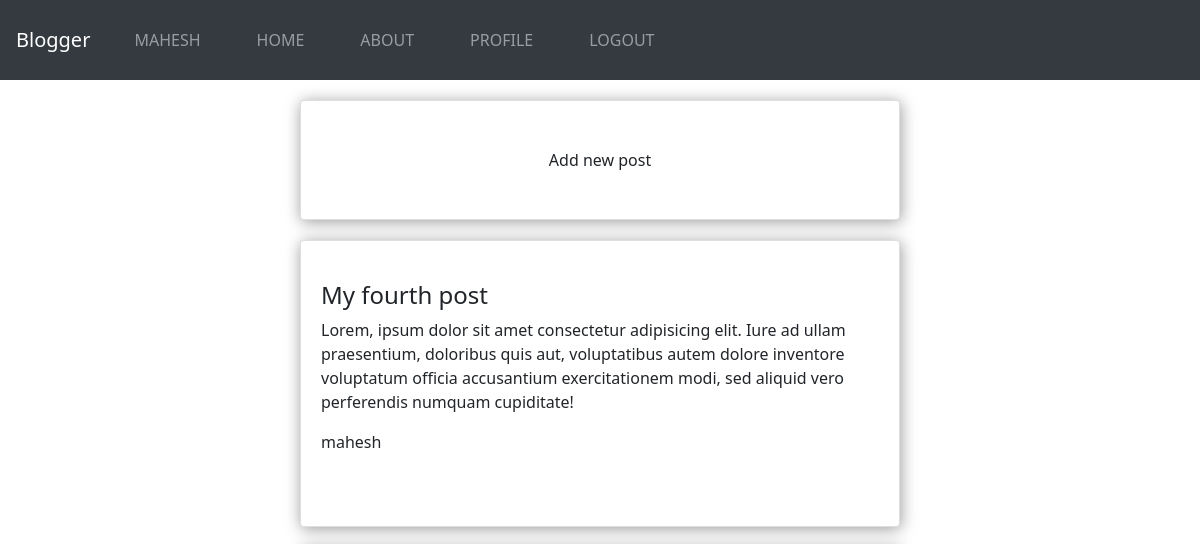
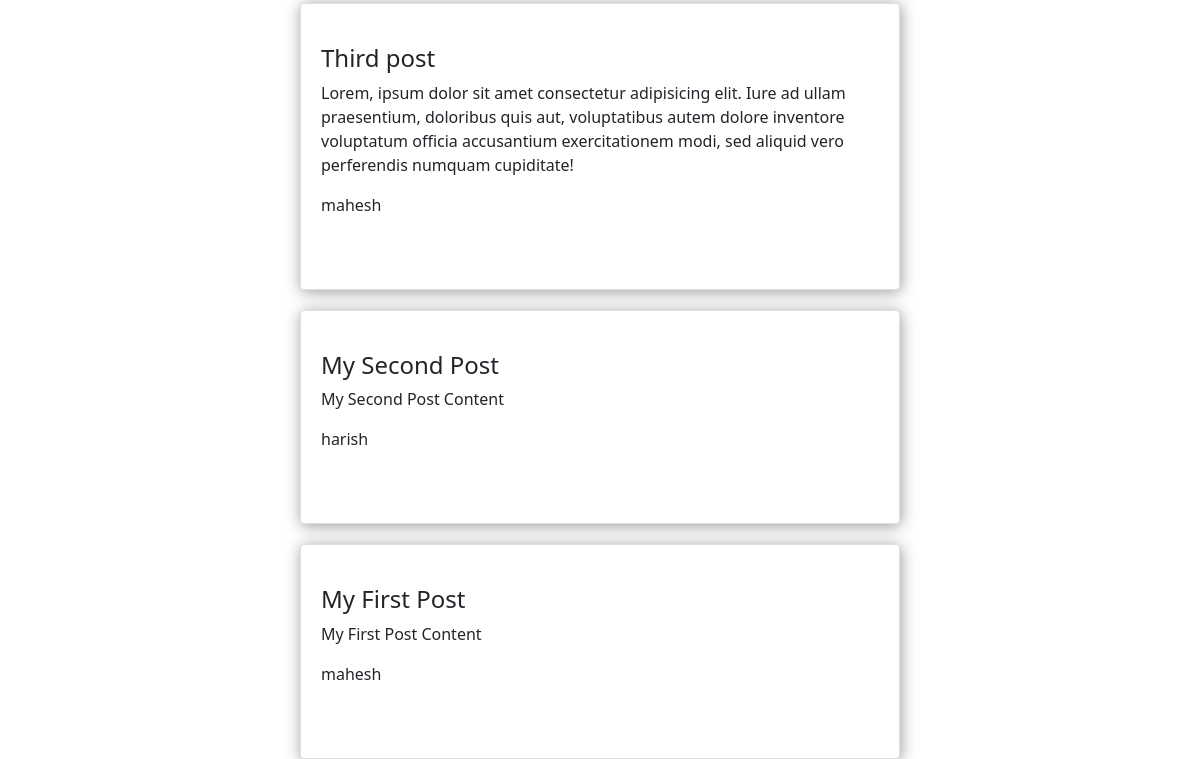
Before: /home/ (signed in) with the older database file (2 pictures, top to bottom).
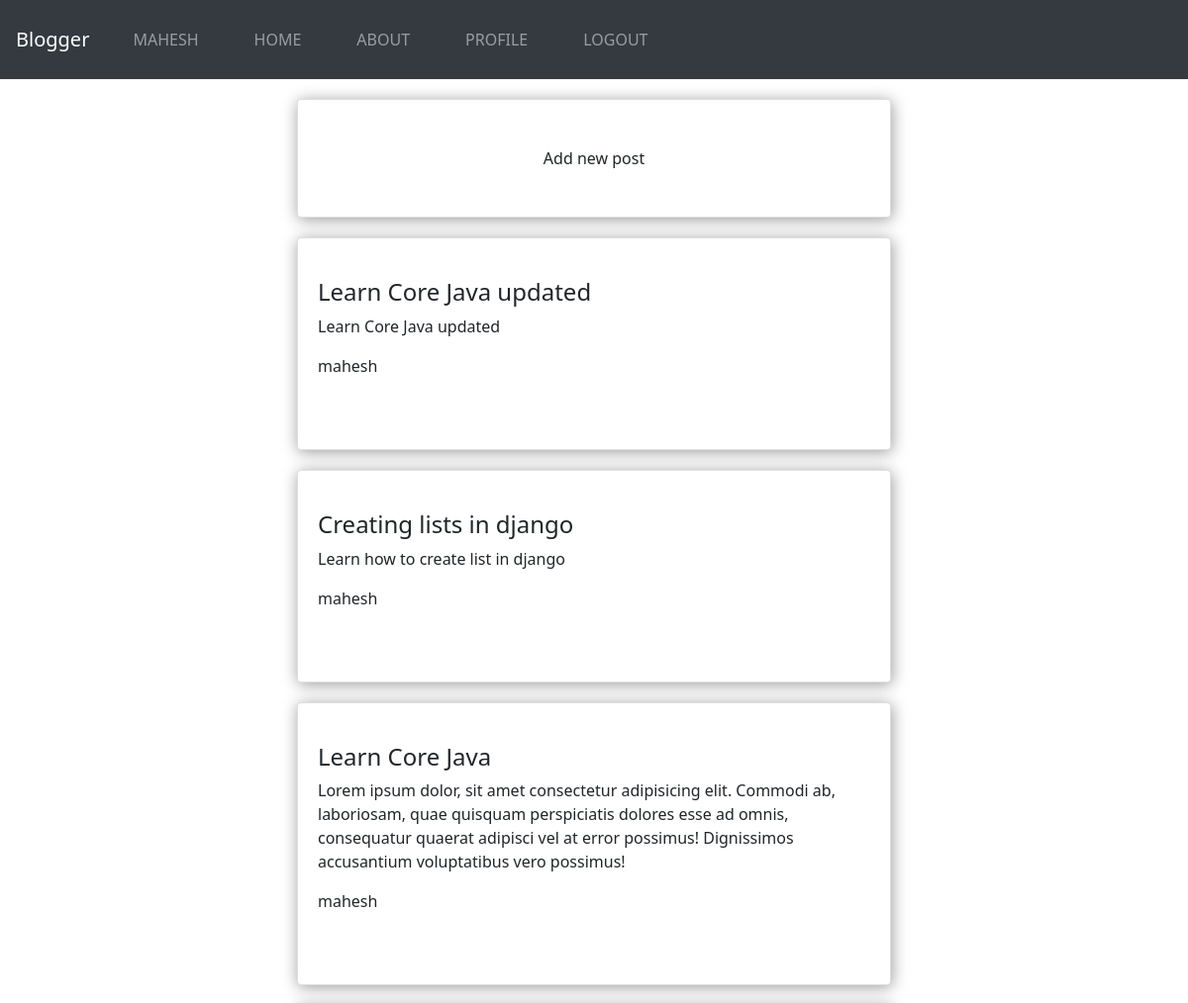
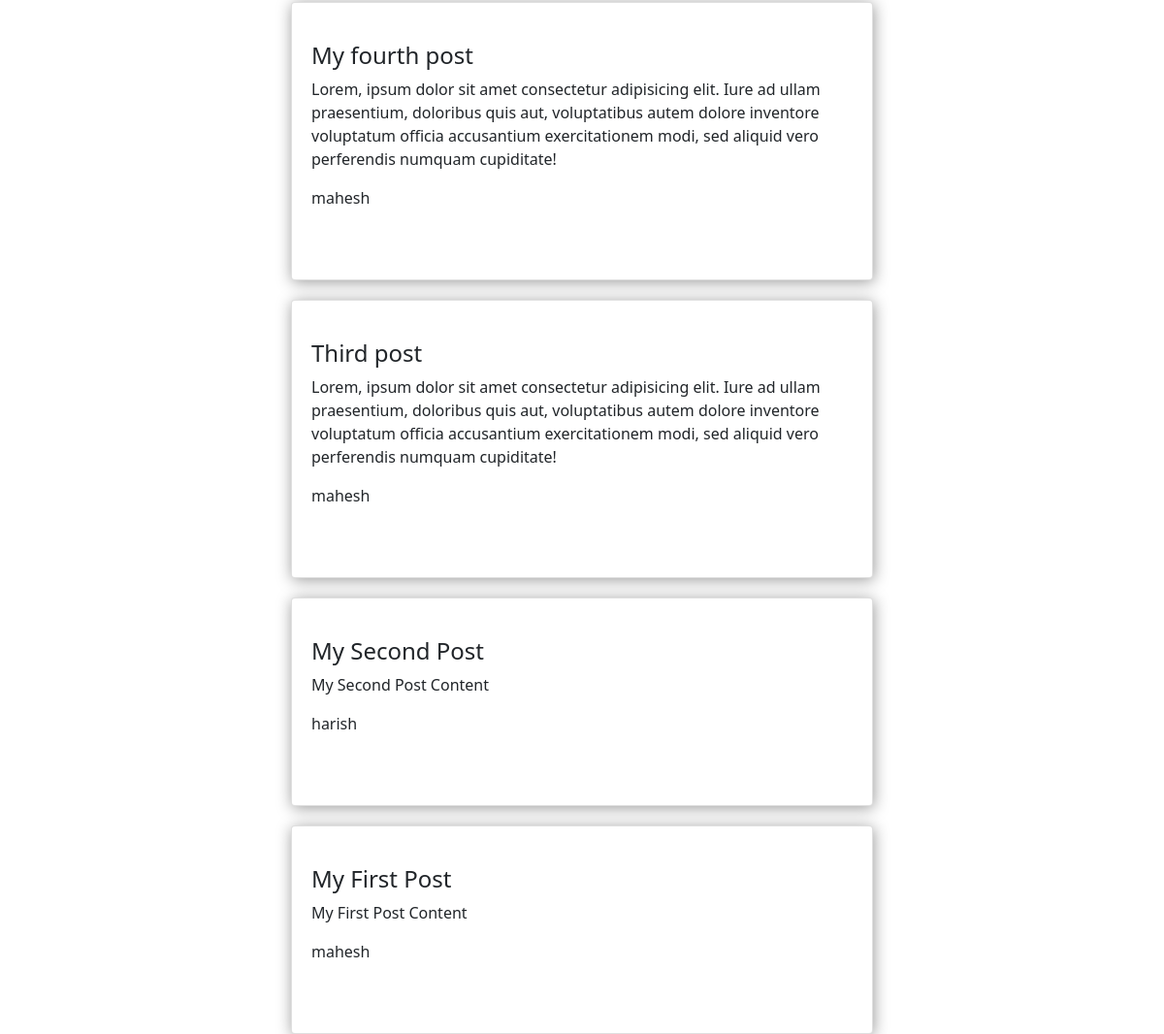
After: the same page with the newer database file (2 pictures, top to bottom).
### posts/models.py (models this page shows, shortened)
class Post(models.Model):
    title = models.CharField(max_length=200) # limited size string
    content = models.TextField() # string , but not limit
    create_date = models.DateTimeField(auto_now_add=True) # auto_now_add -> makes it immutable
    modified_date = models.DateTimeField(auto_now=True) # auto_now -> makes it mutable
    author = models.ForeignKey(User, on_delete=models.CASCADE)

### posts/views.py (the view)
# urls.py: 2. Add a URL to urlpatterns:  path('', views.home, name='home')
@login_required
def home(request):
  posts = Post.objects.all().order_by('-create_date') # - -> descending order
  context = {
    'posts':posts
  }
  return render(request,"posts/home.html",context)

### posts/templates/posts/home.html (shortened to what this page needs)
{% extends 'posts/base.html' %} {% block content %} {% load static %}
<main class="container">
  <div class="card mr-auto">
    <a href="{% url 'posts-create' %}" class="btn">Add new post</a>
  </div>
  {% for post in posts %}
  <div class="card mr-auto">
    <h1>{{post.title}}</h1>
    <p>{{post.content}}</p>
    <p>{{post.author}}</p>
  </div>
  {% endfor %}
</main>
{% endblock content %}

### posts/templates/posts/base.html (shortened to what this page needs)
{% load static %}
<!DOCTYPE html>
<html lang="en">
  <head>
    <link rel="stylesheet" href="{% static 'posts/css/main.css' %}" />
    <link
      rel="stylesheet"
      href="https://stackpath.bootstrapcdn.com/bootstrap/4.5.0/css/bootstrap.min.css"
    />
  </head>
  <body>
    <nav class="navbar navbar-expand-lg navbar-dark bg-dark">
      <a href="" class="navbar-brand">Blogger</a>
      <div class="collapse navbar-collapse" id="#navbar">
        <ul class="navbar-nav">
          {% if user.is_authenticated %}
          <li class="nav-item">
            <a class="nav-link" href="">{{user.username}}</a>
          </li>
          {% endif %}
          <li class="nav-item">
            <a class="nav-link" href="{% url 'posts-home' %}">Home</a>
          </li>
          <li class="nav-item">
            <a class="nav-link" href="{% url 'posts-about' %}">About</a>
          </li>
          <li class="nav-item"><a class="nav-link" href="">Profile</a></li>
          {% if user.is_authenticated %}
          <li class="nav-item">
            <a class="nav-link" href="{% url 'logout' %}">Logout</a>
          </li>
          {% else %}
          <li class="nav-item">
            <a class="nav-link" href="{% url 'login' %}">Login</a>
          </li>
          {% endif %}
        </ul>
      </div>
    </nav>
    {% block content %}
    {% endblock content %}
  </body>
</html>

### posts/static/posts/css/main.css (style rules this page uses)
* { margin: 0; box-sizing: border-box; font-family: "Segoe UI", Tahoma, Geneva, Verdana, sans-serif; }
nav { height: 80px; background: grey; display: flex; justify-content: space-between; padding: 10px; align-items: center; }
nav ul { display: flex; position: relative; margin: 0; }
nav ul li { padding-left: 20px; padding-right: 20px; list-style: none; flex-basis: 100px; }
nav ul li a { text-decoration: none; color: white; text-transform: uppercase; }
.card { width: 90%; max-width: 600px; box-shadow: 1px 2px 16px rgba(0, 0, 0, 0.4); padding: 20px; padding-top: 40px; padding-bottom: 40px; border-radius: 10px; margin: auto; margin-top: 20px; }
.card h1 { font-size: 24px; }
main { width: 100%; display: flex; flex-direction: column; justify-content: space-around; align-items: center; }
.container { width: 100%; max-width: 756px; margin: auto; }

Changed rows visible on the page:
added Post: title "Learn Core Java updated", content "Learn Core Java updated", author "mahesh"
added Post: title "Creating lists in django", content "Learn how to create list in django", author "mahesh"
added Post: title "Learn Core Java", content "Lorem ipsum dolor, sit amet consectetur adipisicing elit. Commodi ab, laboriosam, quae quisquam perspiciatis dolores esse ad omnis, consequatur quaerat adipisci vel at error possimus! Dignissimos accusantium voluptatibus vero possimus!", author "mahesh"
